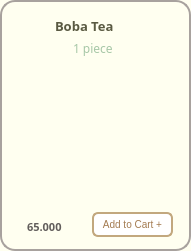
       <widget class="QFrame" name="frame_croisboba">
        <property name="geometry">
         <rect>
          <x>10</x>
          <y>590</y>
          <width>191</width>
          <height>251</height>
         </rect>
        </property>
        <property name="styleSheet">
         <string notr="true">background-color:#FFFFF0;
border-radius: 15px; 
border: 2px solid #A8A29E ;</string>
        </property>
        <property name="frameShape">
         <enum>QFrame::StyledPanel</enum>
        </property>
        <property name="frameShadow">
         <enum>QFrame::Raised</enum>
        </property>
        <widget class="QLabel" name="label_crois_boba">
         <property name="geometry">
          <rect>
           <x>-20</x>
           <y>20</y>
           <width>221</width>
           <height>201</height>
          </rect>
         </property>
         <property name="sizePolicy">
          <sizepolicy hsizetype="Fixed" vsizetype="Fixed">
           <horstretch>25</horstretch>
           <verstretch>25</verstretch>
          </sizepolicy>
         </property>
         <property name="minimumSize">
          <size>
           <width>25</width>
           <height>25</height>
          </size>
         </property>
         <property name="maximumSize">
          <size>
           <width>16777215</width>
           <height>16777215</height>
          </size>
         </property>
         <property name="sizeIncrement">
          <size>
           <width>3</width>
           <height>0</height>
          </size>
         </property>
         <property name="styleSheet">
          <string notr="true">border:0px;
border-radius:0px;
background-color: transparent</string>
         </property>
         <property name="frameShape">
          <enum>QFrame::WinPanel</enum>
         </property>
         <property name="text">
          <string/>
         </property>
         <property name="pixmap">
          <pixmap>../images/cookies_cream.png</pixmap>
         </property>
         <property name="scaledContents">
          <bool>true</bool>
         </property>
        </widget>
        <widget class="QLabel" name="label_boba">
         <property name="geometry">
          <rect>
           <x>55</x>
           <y>16</y>
           <width>91</width>
           <height>20</height>
          </rect>
         </property>
         <property name="sizePolicy">
          <sizepolicy hsizetype="Fixed" vsizetype="Fixed">
           <horstretch>0</horstretch>
           <verstretch>0</verstretch>
          </sizepolicy>
         </property>
         <property name="font">
          <font>
           <family>Mongolian Baiti</family>
           <pointsize>10</pointsize>
           <weight>75</weight>
           <bold>true</bold>
          </font>
         </property>
         <property name="styleSheet">
          <string notr="true">border-radius: 0px;
border:0px solid;
color:#5A5A42</string>
         </property>
         <property name="text">
          <string>Boba Tea</string>
         </property>
        </widget>
        <widget class="QLabel" name="label_boba_size">
         <property name="geometry">
          <rect>
           <x>73</x>
           <y>40</y>
           <width>51</width>
           <height>16</height>
          </rect>
         </property>
         <property name="font">
          <font>
           <family>Mongolian Baiti</family>
           <pointsize>9</pointsize>
          </font>
         </property>
         <property name="styleSheet">
          <string notr="true">color: #A7C7A7;
border:0px</string>
         </property>
         <property name="text">
          <string>1 piece</string>
         </property>
        </widget>
        <widget class="QLabel" name="label_boba_price">
         <property name="geometry">
          <rect>
           <x>27</x>
           <y>219</y>
           <width>81</width>
           <height>16</height>
          </rect>
         </property>
         <property name="font">
          <font>
           <family>Mongolian Baiti</family>
           <pointsize>8</pointsize>
           <weight>75</weight>
           <bold>true</bold>
          </font>
         </property>
         <property name="styleSheet">
          <string notr="true">border:0px;
color: rgb(98, 94, 92);
</string>
         </property>
         <property name="text">
          <string>65.000</string>
         </property>
        </widget>
        <widget class="QPushButton" name="pushButton_add_boba">
         <property name="geometry">
          <rect>
           <x>92</x>
           <y>212</y>
           <width>81</width>
           <height>25</height>
          </rect>
         </property>
         <property name="maximumSize">
          <size>
           <width>16777207</width>
           <height>16777215</height>
          </size>
         </property>
         <property name="font">
          <font>
           <pointsize>-1</pointsize>
          </font>
         </property>
         <property name="styleSheet">
          <string notr="true">QPushButton {
    background-color: white;
    color: #A37B50;
    border: 2px solid #C2A87E;
    border-radius: 6px;
    padding: 4px 5px;
    font-size: 10px;
}

QPushButton:hover {
    background-color: #F7F3EF;
}

QPushButton:pressed {
    background-color: #E6D5C3;
}
</string>
         </property>
         <property name="text">
          <string>Add to Cart +</string>
         </property>
        </widget>
       </widget>
